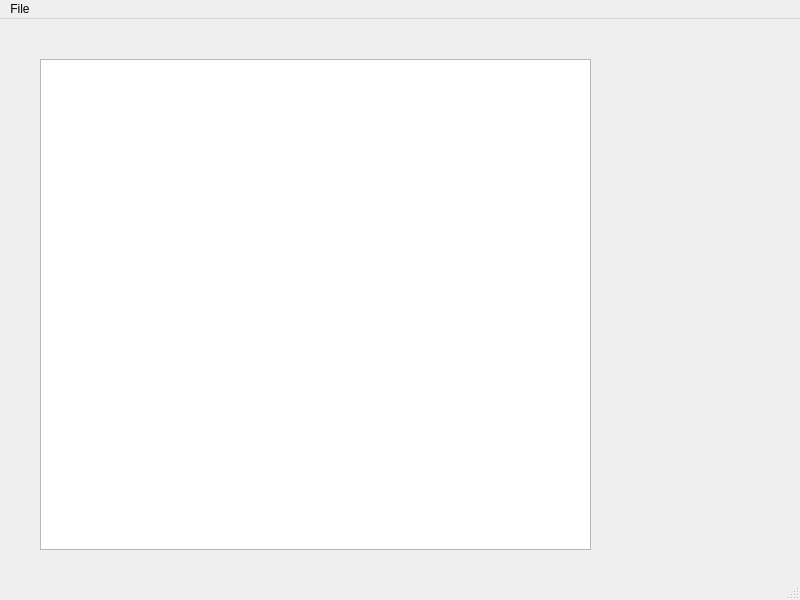
<?xml version="1.0" encoding="UTF-8"?>
<ui version="4.0">
 <class>UtilisationQtClass</class>
 <widget class="QMainWindow" name="UtilisationQtClass">
  <property name="geometry">
   <rect>
    <x>0</x>
    <y>0</y>
    <width>800</width>
    <height>600</height>
   </rect>
  </property>
  <property name="windowTitle">
   <string>MainWindow</string>
  </property>
  <widget class="QWidget" name="centralwidget">
   <widget class="QTextBrowser" name="textBrowser">
    <property name="geometry">
     <rect>
      <x>40</x>
      <y>40</y>
      <width>551</width>
      <height>491</height>
     </rect>
    </property>
   </widget>
  </widget>
  <widget class="QMenuBar" name="menubar">
   <property name="geometry">
    <rect>
     <x>0</x>
     <y>0</y>
     <width>800</width>
     <height>25</height>
    </rect>
   </property>
   <widget class="QMenu" name="menuFile">
    <property name="title">
     <string>File</string>
    </property>
    <widget class="QMenu" name="menuAjouter_V_hicule">
     <property name="title">
      <string>Ajouter Véhicule</string>
     </property>
     <addaction name="actionPromenade"/>
     <addaction name="actionCamion"/>
    </widget>
    <addaction name="actionQuitter"/>
    <addaction name="menuAjouter_V_hicule"/>
    <addaction name="separator"/>
    <addaction name="actionSupprimer_V_hicule"/>
   </widget>
   <addaction name="menuFile"/>
  </widget>
  <widget class="QStatusBar" name="statusbar"/>
  <action name="actionQuitter">
   <property name="text">
    <string>Quitter</string>
   </property>
  </action>
  <action name="actionPromenade">
   <property name="text">
    <string>Promenade</string>
   </property>
  </action>
  <action name="actionCamion">
   <property name="text">
    <string>Camion</string>
   </property>
  </action>
  <action name="actionSupprimer_V_hicule">
   <property name="text">
    <string>Supprimer Véhicule</string>
   </property>
  </action>
 </widget>
 <resources/>
 <connections>
  <connection>
   <sender>actionQuitter</sender>
   <signal>triggered()</signal>
   <receiver>UtilisationQtClass</receiver>
   <slot>close()</slot>
   <hints>
    <hint type="sourcelabel">
     <x>-1</x>
     <y>-1</y>
    </hint>
    <hint type="destinationlabel">
     <x>399</x>
     <y>299</y>
    </hint>
   </hints>
  </connection>
  <connection>
   <sender>actionPromenade</sender>
   <signal>triggered()</signal>
   <receiver>UtilisationQtClass</receiver>
   <slot>dialogAjouterPromenade()</slot>
   <hints>
    <hint type="sourcelabel">
     <x>-1</x>
     <y>-1</y>
    </hint>
    <hint type="destinationlabel">
     <x>399</x>
     <y>299</y>
    </hint>
   </hints>
  </connection>
  <connection>
   <sender>actionCamion</sender>
   <signal>triggered()</signal>
   <receiver>UtilisationQtClass</receiver>
   <slot>dialogAjouterCamion()</slot>
   <hints>
    <hint type="sourcelabel">
     <x>-1</x>
     <y>-1</y>
    </hint>
    <hint type="destinationlabel">
     <x>399</x>
     <y>299</y>
    </hint>
   </hints>
  </connection>
  <connection>
   <sender>actionSupprimer_V_hicule</sender>
   <signal>triggered()</signal>
   <receiver>UtilisationQtClass</receiver>
   <slot>dialogSupprimerVehicule()</slot>
   <hints>
    <hint type="sourcelabel">
     <x>-1</x>
     <y>-1</y>
    </hint>
    <hint type="destinationlabel">
     <x>399</x>
     <y>299</y>
    </hint>
   </hints>
  </connection>
 </connections>
 <slots>
  <slot>dialogAjouterPromenade()</slot>
  <slot>dialogAjouterCamion()</slot>
  <slot>dialogSupprimerVehicule()</slot>
 </slots>
</ui>
